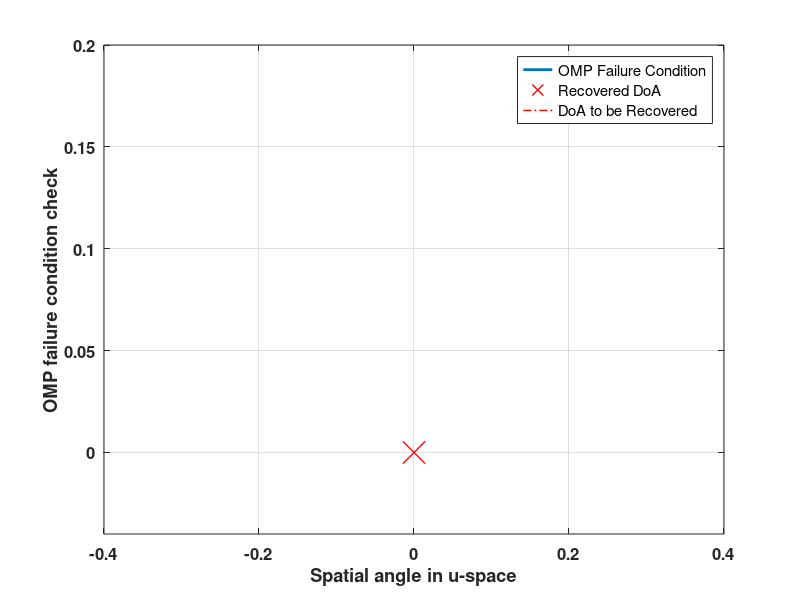

Write MATLAB code to recreate this figure.
for i=1:80
    m=20;
    n=200;
    Nres=n;%2000;
    u1=0;
    a1=exp(-1j*pi*(0:m-1)'*u1);
    a1=a1/vecnorm(a1);
    u2=i*2/n
    a2=exp(-1j*pi*(0:m-1)'*u2);
    a2=a2/vecnorm(a2);
    u3=-1:2/Nres:1-2/Nres;
    a3=exp(-1j*pi*(0:m-1)'*u3);
    a3=a3/diag(vecnorm(a3));
    %% OMP Failure Condition
    LHS=abs(a3'*a2-(a3'*a1)*(a1'*a2));
    RHS1=1-abs(a2'*a1)^2;
    figure(20); clf;
    plot(u3, LHS-RHS1,'Color',[0 0.4470 0.7410],'LineWidth',2)
    grid on
    hold on
    plot(u1,0,'xr','MarkerSize',16,'LineWidth',1)
    plot(u2*ones(1,10),linspace(0,0.2,10),'-.r','LineWidth',1)
    xlabel('Spatial angle in u-space')
    ylabel('OMP failure condition check')
    set(gca,'FontWeight','bold','FontSize',12)
    legend('OMP Failure Condition', 'Recovered DoA','DoA to be Recovered','Location','NorthEast')
    axis([-0.4 0.4 -0.04 0.2])

    %% Order-recursive MP Failure Condition
%     LHS_ORMP=(abs(a3'*a2-(a3'*a1)*(a1'*a2)).^2)./(1-abs(a3'*a1).^2);
%     RHS1_ORMP=(1-abs(a2'*a1)^2);
%     figure(21); clf
%     plot(u3, LHS_ORMP-RHS1_ORMP,'Color',[0 0.4470 0.7410],'LineWidth',2)
%     grid on
%     hold on
%     plot(u1,0,'xr','MarkerSize',16,'LineWidth',1)
%     plot(u2*ones(1,10),linspace(0,0.2,10),'-.r','LineWidth',1)
% %     title(['ORMP Cond.: Grid point index for u2=' num2str(i)])
%     xlabel('Spatial angle in u-space')
%     ylabel('LWS-SBL failure condition check')
%     set(gca,'FontWeight','bold','FontSize',12)
%     legend('LWS-SBL Failure Condition', 'Recovered DoA','DoA to be Recovered','Location','NorthEast')
%     axis([-0.4 0.4 -0.04 0.2])
end


